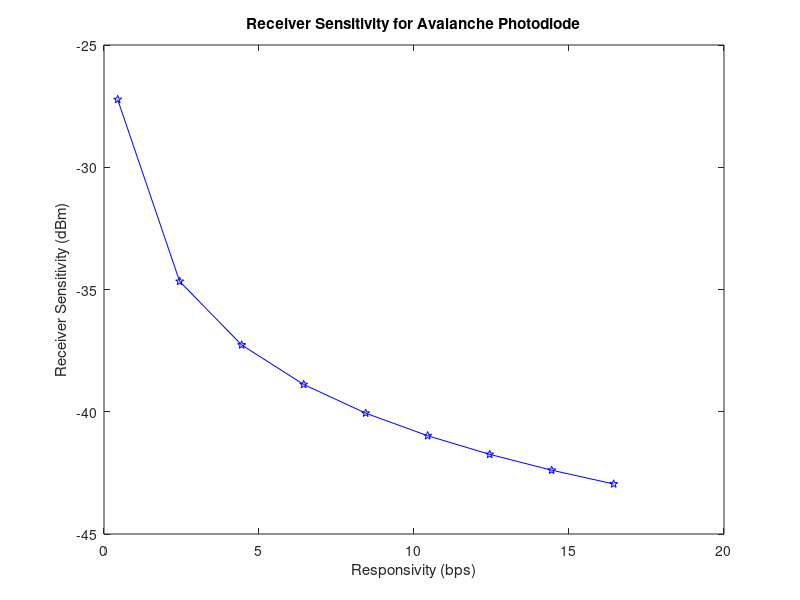

This figure's MATLAB source:
R = 0.44:2:16.46 
Q = 7
M = 10;
q = 1.6e-19
fm = 5
B = 10000e6
sigma = 9.1e-12 * (B.^0.5)
P_sen =  (1./R).*(Q/M).*((q*M*fm*B.*Q)/2 +sigma)
P_sen_dBm = 10*log10((P_sen)./1e-3);
plot(R, P_sen_dBm,'b-p')
title('Receiver Sensitivity for Avalanche Photodiode');
xlabel('Responsivity (bps)');
ylabel('Receiver Sensitivity (dBm)');